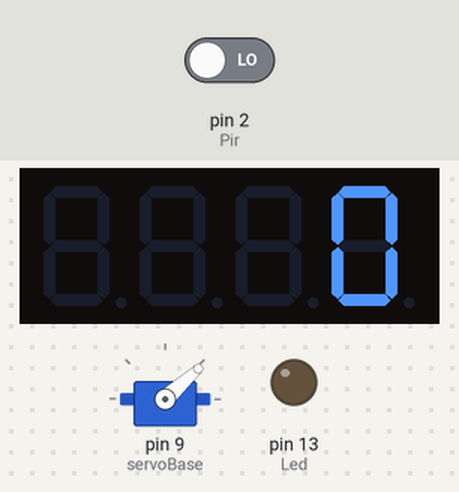
This sketch was run on a simulated Arduino Uno, built with avr-gcc and run on an emulated ATmega328P. Shown: servo, 4-digit seven-segment display, output pins drawn as LEDs (lit = HIGH). The test bench sets the inputs (shaded band); at power-on: pin 2 (Pir) LOW.

Above: at 1.2 s.
1.3 s: pin 2 (Pir) driven HIGH
At 1.68 s:
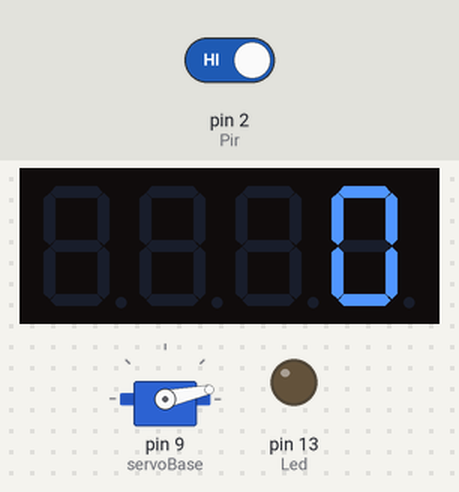
At 4.8 s:
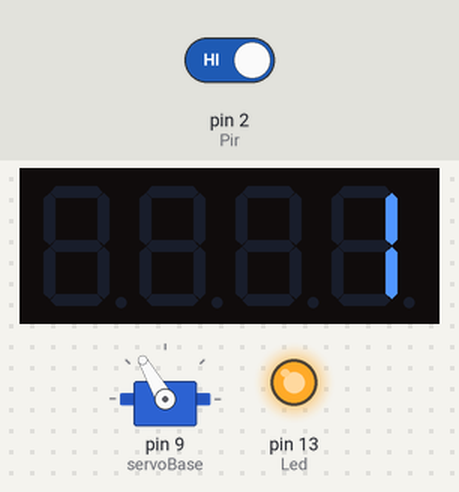
Timing chart, 0 to 6.3 s (numbered marks = the images above; inputs shaded):
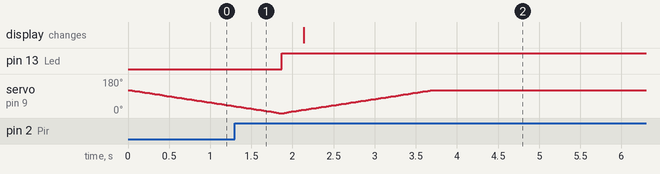

Measured:
- after the input at 1.3 s, pin 13 (Led): LOW → HIGH after 0.57 s; the display: changes after 0.84 s (image 2)

The sketch:

PIR_Interrupt_4DigDisp_Servo_v0.ino
```cpp
#include <Servo.h>
#include <avr/interrupt.h>
 #include <TM1637Display.h>

#define CLK 6
#define DIO 7

Servo servoBase;
Servo servoTop;

TM1637Display display(CLK, DIO);

int pos = 0;    // variable to store the servo position
int target = 120;
int pos_top = 0;    // variable to store the servo position
const int Led = 13;

const int Pir = 2;
volatile int AuthState = 0;
volatile int PirCounter = 0;

void setup() {
  servoBase.attach(9);  // attaches the servo on pin 9 to the servo object
  //servoTop.attach(10);
  pinMode(Led, OUTPUT);
  pinMode(Pir, INPUT_PULLUP);
  attachInterrupt(0, Auth, CHANGE);

}

void Auth()
{
  AuthState = !AuthState;
  if(AuthState == 1)
  {  PirCounter++;}

}


void loop() {
    display.setBrightness(0x0f);
    display.showNumberDec(int(PirCounter), false); // Expect: ___0

  if(AuthState==HIGH )
  {
    digitalWrite(Led, HIGH);
    int target = 120;
    int pos = 0;
    while (servoBase.read() < target)
    {
    servoBase.write(pos++);
    delay(15);
    }
  }
  else
  {

    digitalWrite(Led,LOW);
    //servoBase.write(0);
    int target = 120;
    int pos = 0;
    while (servoBase.read() > pos)
    {
    servoBase.write(target--);
    delay(15);
    }

  }

/*
      for (pos = 0; pos <= 180; pos += 1)
    {
          servoBase.write(pos);
          delay(15);
    }

    for (pos = 180; pos >= 0; pos -= 1)
    {
          servoBase.write(pos);
          delay(15);
    }
  /*for (pos = 0; pos <= 180; pos += 1) { // goes from 0 degrees to 180 degrees
    // in steps of 1 degree
    servoBase.write(pos);

    delay(15);                       // waits 15ms for the servo to reach the position
  }

  for (pos_top = 0; pos_top <= 180; pos_top += 1) { // goes from 0 degrees to 180 degrees
    // in steps of 1 degree
    servoTop.write(pos_top);              // tell servo to go to position in variable 'pos'
    delay(15);                       // waits 15ms for the servo to reach the position
  }


  for (pos = 180; pos >= 0; pos -= 1) { // goes from 180 degrees to 0 degrees
    servoBase.write(pos);              // tell servo to go to position in variable 'pos'

    delay(15);                       // waits 15ms for the servo to reach the position
  }
/*
  for (pos_top = 180; pos_top >= 0; pos_top -= 1) { // goes from 0 degrees to 180 degrees
    // in steps of 1 degree
    servoTop.write(pos_top);              // tell servo to go to position in variable 'pos'
    delay(15);                       // waits 15ms for the servo to reach the position
  }
*/

}
```
